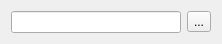
<?xml version="1.0" encoding="UTF-8"?>
<ui version="4.0">
 <class>MainWindow</class>
 <widget class="QMainWindow" name="MainWindow">
  <property name="geometry">
   <rect>
    <x>0</x>
    <y>0</y>
    <width>222</width>
    <height>38</height>
   </rect>
  </property>
  <property name="windowTitle">
   <string>Example</string>
  </property>
  <widget class="QWidget" name="centralWidget">
   <layout class="QHBoxLayout" name="horizontalLayout">
    <item>
     <widget class="QLineEdit" name="lineEdit">
      <property name="placeholderText">
       <string/>
      </property>
     </widget>
    </item>
    <item>
     <widget class="QToolButton" name="toolButton">
      <property name="toolTip">
       <string>Show input dialog</string>
      </property>
      <property name="statusTip">
       <string/>
      </property>
      <property name="whatsThis">
       <string/>
      </property>
      <property name="text">
       <string>...</string>
      </property>
     </widget>
    </item>
   </layout>
  </widget>
 </widget>
 <layoutdefault spacing="6" margin="11"/>
 <resources>
  <include location="myclass.qrc"/>
 </resources>
 <connections/>
</ui>
